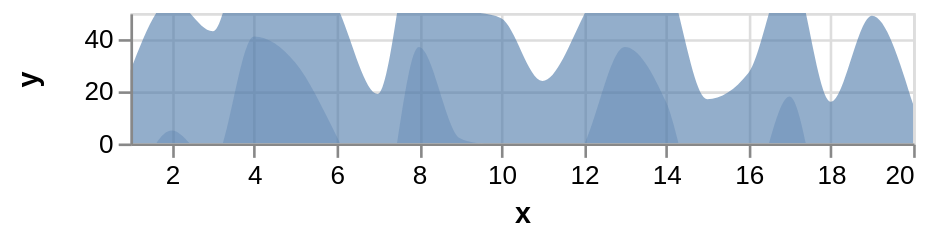

Write a Vega-Lite specification for this figure.
### Vega specification from a JSON file in a GitHub repository (floating-point values rounded to 4 significant figures)
{"$schema": "https://vega.github.io/schema/vega/v4.json", "description": "Horizon Graph with 2 layers. (See https://idl.cs.washington.edu/papers/horizon/ for more details on Horizon Graphs.)", "autosize": "pad", "padding": 5, "width": 300, "height": 50, "style": "cell", "data": [{"name": "source_0", "values": [{"x": 1, "y": 28}, {"x": 2, "y": 55}, {"x": 3, "y": 43}, {"x": 4, "y": 91}, {"x": 5, "y": 81}, {"x": 6, "y": 53}, {"x": 7, "y": 19}, {"x": 8, "y": 87}, {"x": 9, "y": 52}, {"x": 10, "y": 48}, {"x": 11, "y": 24}, {"x": 12, "y": 49}, {"x": 13, "y": 87}, {"x": 14, "y": 66}, {"x": 15, "y": 17}, {"x": 16, "y": 27}, {"x": 17, "y": 68}, {"x": 18, "y": 16}, {"x": 19, "y": 49}, {"x": 20, "y": 15}]}, {"name": "data_1", "source": "source_0", "transform": [{"type": "formula", "expr": "toNumber(datum[\"x\"])", "as": "x"}, {"type": "formula", "expr": "toNumber(datum[\"y\"])", "as": "y"}]}, {"name": "data_2", "source": "source_0", "transform": [{"type": "formula", "expr": "toNumber(datum[\"x\"])", "as": "x"}, {"type": "formula", "expr": "datum.y - 50", "as": "ny"}]}], "marks": [{"name": "layer_0_marks", "type": "area", "clip": true, "style": ["area"], "sort": {"field": "datum[\"x\"]", "order": "descending"}, "from": {"data": "data_1"}, "encode": {"update": {"orient": {"value": "vertical"}, "fill": {"value": "#4c78a8"}, "opacity": {"value": 0.6}, "x": {"scale": "x", "field": "x"}, "y": {"scale": "y", "field": "y"}, "y2": {"scale": "y", "value": 0}, "defined": {"signal": "datum[\"x\"] !== null && !isNaN(datum[\"x\"]) && datum[\"y\"] !== null && !isNaN(datum[\"y\"])"}}}}, {"name": "layer_1_marks", "type": "area", "clip": true, "style": ["area"], "sort": {"field": "datum[\"x\"]", "order": "descending"}, "from": {"data": "data_2"}, "encode": {"update": {"orient": {"value": "vertical"}, "fill": {"value": "#4c78a8"}, "opacity": {"value": 0.3}, "x": {"scale": "x", "field": "x"}, "y": {"scale": "y", "field": "ny"}, "y2": {"scale": "y", "value": 0}, "defined": {"signal": "datum[\"x\"] !== null && !isNaN(datum[\"x\"]) && datum[\"ny\"] !== null && !isNaN(datum[\"ny\"])"}}}}], "scales": [{"name": "x", "type": "linear", "domain": {"fields": [{"data": "data_1", "field": "x"}, {"data": "data_2", "field": "x"}]}, "range": [0, {"signal": "width"}], "nice": false, "zero": false}, {"name": "y", "type": "linear", "domain": [0, 50], "range": [{"signal": "height"}, 0], "nice": true, "zero": false}], "axes": [{"scale": "x", "orient": "bottom", "grid": false, "title": "x", "labelFlush": true, "labelOverlap": true, "tickCount": {"signal": "ceil(width/40)"}, "zindex": 1}, {"scale": "x", "orient": "bottom", "grid": true, "tickCount": {"signal": "ceil(width/40)"}, "gridScale": "y", "domain": false, "labels": false, "maxExtent": 0, "minExtent": 0, "ticks": false, "zindex": 0}, {"scale": "y", "orient": "left", "grid": false, "title": "y", "labelOverlap": true, "tickCount": {"signal": "ceil(height/40)"}, "zindex": 1}, {"scale": "y", "orient": "left", "grid": true, "tickCount": {"signal": "ceil(height/40)"}, "gridScale": "x", "domain": false, "labels": false, "maxExtent": 0, "minExtent": 0, "ticks": false, "zindex": 0}], "config": {"axisY": {"minExtent": 30}, "style": {"area": {"interpolate": "monotone"}}}}
